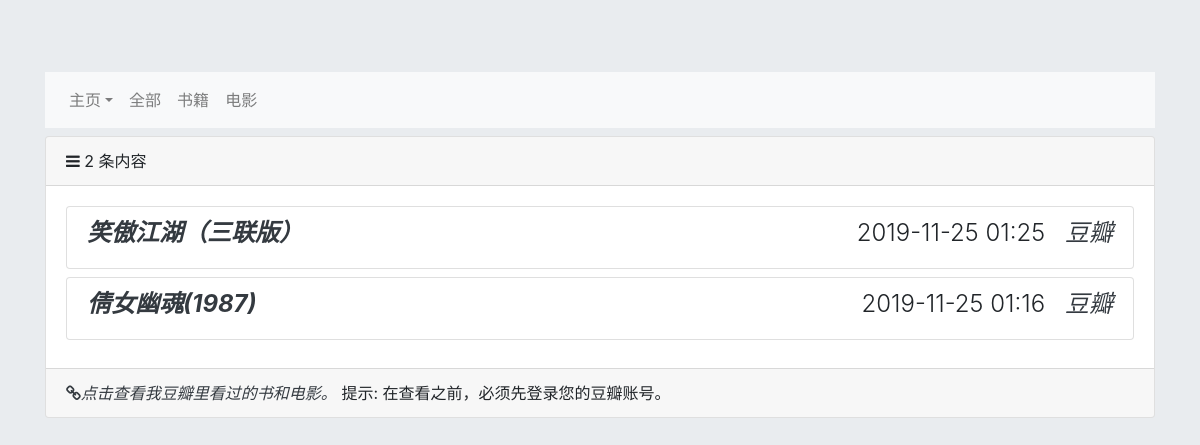
The app's page /watchList/, older data.
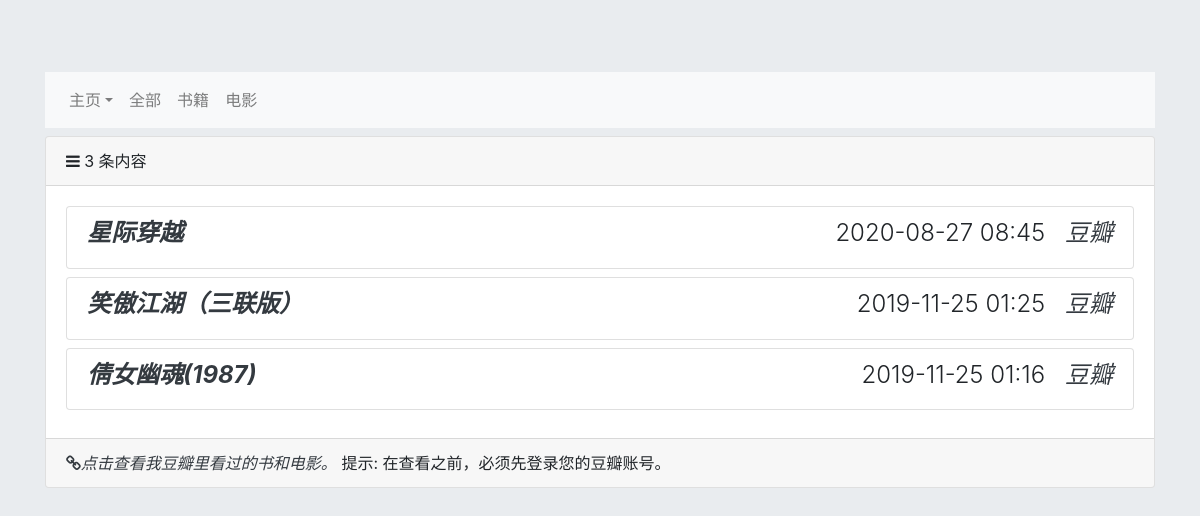
The same page, newer data.
### watchlist/models.py (models this page shows, shortened)
class Watchlist(models.Model):
    cate = (
        ('film', '电影'),
        ('book', '书籍'),
    )
    title = models.CharField('标题', max_length=128)
    category = models.CharField('分类', max_length=32, choices=cate)
    pub_date = models.DateTimeField('发布日期', default=timezone.now)
    content = MDTextField('观看感想')

### watchlist/views.py (the view)
# urls.py: path('', views.get_watchlists, name='get_watchlists'),
def get_watchlists(request):
    watchlists = Watchlist.objects.all().order_by('-pub_date')
    return render(request, 'watchlist/watchlist.html', locals())

### watchlist/templates/watchlist/watchlist.html (shortened to what this page needs)
{% extends 'watchlist/base.html' %}
{% block content %}
<div class="card">
    <div class="card-header">
        <span><i class="fa fa-bars" aria-hidden="true"></i> {{ watchlists|length }} 条内容</span>
    </div>
    <div class="card-body">
        {% for watchlist in watchlists %}
        <div class="list-group">
            <div class="list-group-item">
                <h4>
                <a class="text-dark font-italic font-weight-bold"
                    href="{% url 'watchlist:get_reviews' watchlist.id %}">{{ watchlist.title }}</a>
                <span class="float-right">
                    <span class="font-weight-light">{{ watchlist.pub_date|date:'Y-m-d H:i' }} &nbsp;</span>
                    <a class="text-dark font-italic" href="https://www.douban.com/search?q={{ watchlist.title }}"
                       target="_blank">豆瓣</a>
                </span>
            </h4>
            </div>
        </div>
        {% endfor %}
    </div>
    <div class="card-footer">
        <a class="text-dark font-italic" href="https://www.douban.com/people/168600825/" target="_blank">
            <i class="fa fa-link" aria-hidden="true"></i>点击查看我豆瓣里看过的书和电影。</a>
        提示: 在查看之前，必须先登录您的豆瓣账号。
    </div>
</div>
{% endblock %}

Row changes from the older to the newer data that the page shows:
added Watchlist: title "星际穿越", pub_date "2020-08-27 08:45"
Text that changed along with them:
{{ watchlists|length }}: "2" → "3"
